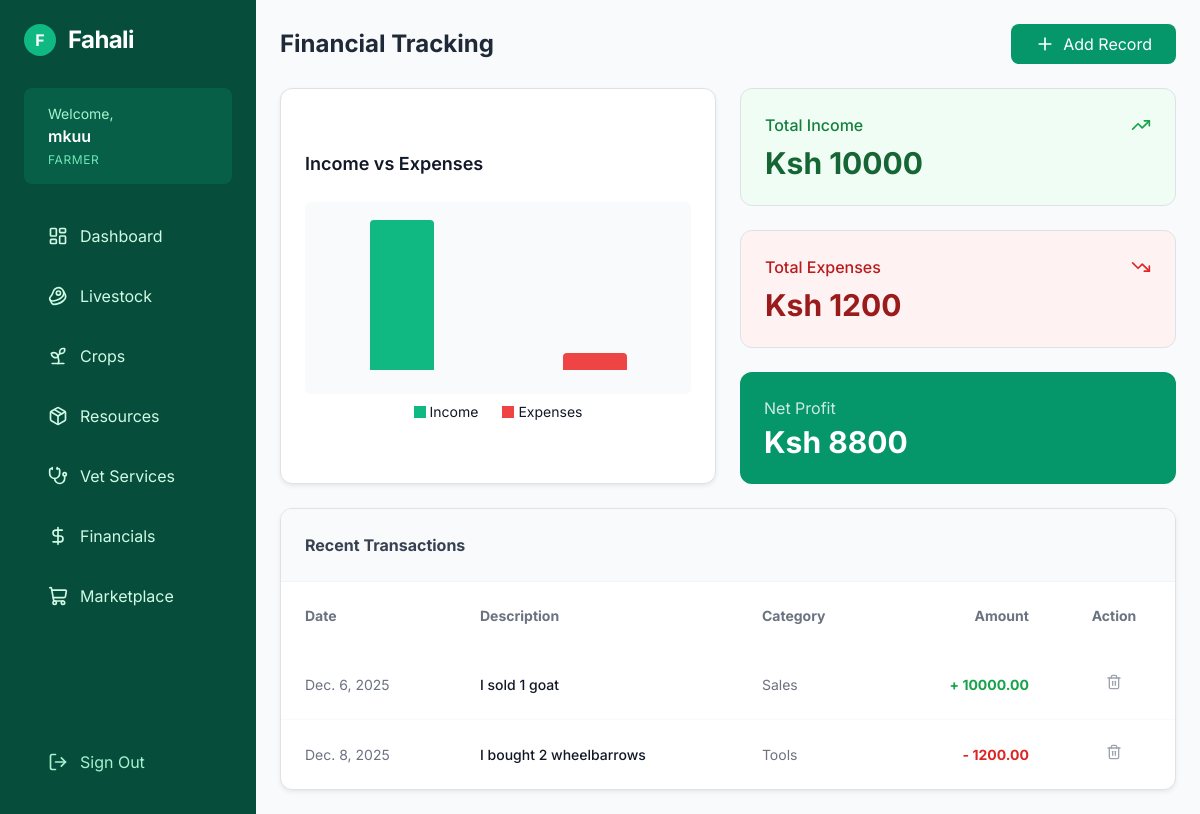
The page /financials/ (signed in) on the database its author committed.
### farm/models.py (models this page shows, shortened)
class FinancialRecord(models.Model):
    TYPE_CHOICES = (('Income', 'Income'), ('Expense', 'Expense'))
    owner = models.ForeignKey(User, on_delete=models.CASCADE, blank=True, null=True)
    type = models.CharField(max_length=10, choices=TYPE_CHOICES)
    date = models.DateField(default=timezone.now)
    amount = models.DecimalField(max_digits=12, decimal_places=2)
    category = models.CharField(max_length=150)
    description = models.TextField(blank=True)
    created_at = models.DateTimeField(auto_now_add=True)

### farm/views.py (the view)
def financials(request):
    financials_list = FinancialRecord.objects.all()
    total_income = financials_list.filter(type='Income').aggregate(total=Sum('amount'))['total'] or Decimal('0')
    total_expenses = financials_list.filter(type='Expense').aggregate(total=Sum('amount'))['total'] or Decimal('0')
    net_profit = total_income - total_expenses
    total = (total_income + total_expenses) or Decimal('1')
    income_pct = int((total_income / total) * 100)
    expense_pct = int((total_expenses / total) * 100)
    context = {
        'financials_list': financials_list,
        'total_income': total_income,
        'total_expenses': total_expenses,
        'net_profit': net_profit,
        'income_pct': income_pct,
        'expense_pct': expense_pct,
    }
    return render(request, 'financials.html', context)

### farm/templates/financials.html (shortened to what this page needs)
{% extends 'base.html' %}
{% block content %}
<div class="space-y-6">
   <div class="flex justify-between items-center">
        <h1 class="text-2xl font-bold text-gray-800">Financial Tracking</h1>
        <button onclick="document.getElementById('financeModal').classList.remove('hidden')" class="bg-emerald-600 text-white px-4 py-2 rounded-lg flex gap-2 items-center">
            <i data-lucide="plus" class="w-5 h-5"></i> Add Record
        </button>
   </div>
   <div class="grid grid-cols-1 md:grid-cols-2 gap-6">
        <div class="bg-white p-6 rounded-xl shadow-sm border border-gray-100 flex flex-col justify-center items-center">
            <h3 class="text-lg font-semibold mb-4 w-full">Income vs Expenses</h3>
            <div class="w-full h-48 bg-gray-50 rounded flex items-end justify-around pb-4">
                 <div class="w-16 bg-emerald-500 rounded-t" style="height: {{ income_pct }}%;"></div>
                 <div class="w-16 bg-red-500 rounded-t" style="height: {{ expense_pct }}%;"></div>
            </div>
            <div class="flex gap-4 mt-2 text-sm">
                <span class="flex items-center gap-1"><div class="w-3 h-3 bg-emerald-500"></div> Income</span>
                <span class="flex items-center gap-1"><div class="w-3 h-3 bg-red-500"></div> Expenses</span>
            </div>
        </div>
        <div class="grid grid-cols-1 gap-4">
            <div class="bg-green-50 p-6 rounded-xl border border-green-100">
                <div class="flex justify-between items-center mb-2">
                    <span class="text-green-700 font-medium">Total Income</span>
                    <i data-lucide="trending-up" class="text-green-600 w-5 h-5"></i>
                </div>
                <span class="text-3xl font-bold text-green-800">Ksh {{ total_income }}</span>
            </div>
            <div class="bg-red-50 p-6 rounded-xl border border-red-100">
                 <div class="flex justify-between items-center mb-2">
                    <span class="text-red-700 font-medium">Total Expenses</span>
                    <i data-lucide="trending-down" class="text-red-600 w-5 h-5"></i>
                </div>
                <span class="text-3xl font-bold text-red-800">Ksh {{ total_expenses }}</span>
            </div>
            <div class="bg-emerald-600 p-6 rounded-xl text-white">
                <span class="block opacity-80 mb-1">Net Profit</span>
                <span class="text-3xl font-bold">Ksh {{ net_profit }}</span>
            </div>
        </div>
   </div>
   <div class="bg-white rounded-xl shadow-sm border border-gray-100 overflow-hidden">
        <div class="p-4 bg-gray-50 border-b border-gray-100 font-bold text-gray-700">Recent Transactions</div>
        <table class="w-full text-sm text-left">
            <thead class="bg-white text-gray-500">
                <tr>
                    <th class="p-4">Date</th>
                    <th class="p-4">Description</th>
                    <th class="p-4">Category</th>
                    <th class="p-4 text-right">Amount</th>
                    <th class="p-4 text-center">Action</th>
                </tr>
            </thead>
            <tbody class="divide-y divide-gray-50">
                {% for f in financials_list %}
                    <tr class="hover:bg-gray-50">
                        <td class="p-4 text-gray-500">{{ f.date }}</td>
                        <td class="p-4 font-medium">{{ f.description }}</td>
                        <td class="p-4 text-gray-500">{{ f.category }}</td>
                        <td class="p-4 text-right font-bold {% if f.type == 'Income' %}text-green-600{% else %}text-red-600{% endif %}">
                            {% if f.type == 'Income' %}+{% else %}-{% endif %} {{ f.amount }}
                        </td>
                        <td class="p-4 text-center">
                            <form action="{% url 'delete_financial' f.id %}" method="POST" onsubmit="return confirm('Are you sure you want to delete this financial record?');">
                                <button class="text-gray-400 hover:text-red-500">
                                    <i data-lucide="trash-2" class="w-4 h-4"></i>
                                </button>
                            </form>
                        </td>
                    </tr>
                {% endfor %}
            </tbody>
        </table>
   </div>
</div>
{% endblock %}

### farm/templates/base.html (shortened to what this page needs)
<!DOCTYPE html>
<html lang="en">
<head>
    <link href="https://cdn.jsdelivr.net/npm/bootstrap@5.3.0/dist/css/bootstrap.min.css" rel="stylesheet">
</head>
<body class="bg-gray-50 text-gray-900 antialiased">
    <div class="flex min-h-screen flex-col md:flex-row">
        {% if user.is_authenticated %}
        <aside id="sidebar" class="fixed inset-y-0 left-0 z-10 w-64 bg-emerald-900 text-white transform -translate-x-full md:relative md:translate-x-0 transition-transform duration-200 ease-in-out flex flex-col">
            <div class="p-6 h-full flex flex-col">
                <div class="mb-8 hidden md:flex items-center space-x-3">
                     <div class="w-8 h-8 bg-emerald-500 rounded-full flex items-center justify-center">
                       <span class="font-bold text-white">F</span>
                     </div>
                     <span class="text-2xl font-bold tracking-tight">Fahali</span>
                </div>
                <div class="mb-6 px-4 py-3 bg-emerald-800 rounded-lg">
                     <p class="text-sm text-emerald-200">Welcome,</p>
                     <p class="font-semibold truncate">{{ user.username }}</p>
                     <p class="text-xs text-emerald-300 uppercase tracking-wider mt-1">Farmer</p>
                </div>
                <nav class="flex-1 space-y-1">
                        <a href="{% url 'dashboard' %}" class="flex items-center px-4 py-3 rounded-md hover:bg-emerald-800 text-emerald-100 transition-colors">
                            <i data-lucide="layout-dashboard" class="mr-3 w-5 h-5"></i> Dashboard
                        </a>
                        <a href="{% url 'livestock' %}" class="flex items-center px-4 py-3 rounded-md hover:bg-emerald-800 text-emerald-100 transition-colors">
                            <i data-lucide="beef" class="mr-3 w-5 h-5"></i> Livestock
                        </a>
                        <a href="{% url 'crops' %}" class="flex items-center px-4 py-3 rounded-md hover:bg-emerald-800 text-emerald-100 transition-colors">
                            <i data-lucide="sprout" class="mr-3 w-5 h-5"></i> Crops
                        </a>
                        <a href="{% url 'resources' %}" class="flex items-center px-4 py-3 rounded-md hover:bg-emerald-800 text-emerald-100 transition-colors">
                            <i data-lucide="package" class="mr-3 w-5 h-5"></i> Resources
                        </a>
                        <a href="{% url 'vet' %}" class="flex items-center px-4 py-3 rounded-md hover:bg-emerald-800 text-emerald-100 transition-colors">
                            <i data-lucide="stethoscope" class="mr-3 w-5 h-5"></i> Vet Services
                        </a>
                        <a href="{% url 'financials' %}" class="flex items-center px-4 py-3 rounded-md hover:bg-emerald-800 text-emerald-100 transition-colors">
                            <i data-lucide="dollar-sign" class="mr-3 w-5 h-5"></i> Financials
                        </a>
                    <a href="{% url 'marketplace' %}" class="flex items-center px-4 py-3 rounded-md hover:bg-emerald-800 text-emerald-100 transition-colors">
                        <i data-lucide="shopping-cart" class="mr-3 w-5 h-5"></i> Marketplace
                    </a>
                </nav>
                <div class="mt-auto pt-6">
                    <form action="{% url 'logout' %}" method="post">
                        <button type="submit" class="flex items-center w-full px-4 py-3 text-emerald-200 hover:text-white hover:bg-emerald-800 rounded-md transition-colors">
                            <i data-lucide="log-out" class="mr-3 w-5 h-5"></i> Sign Out
                        </button>
                    </form>
                </div>
            </div>
        </aside>
        {% endif %}
        <main class="flex-1 p-4 md:p-8 overflow-y-auto">
            <div class="max-w-7xl mx-auto">
                {% block content %}
                {% endblock %}
            </div>
        </main>
    </div>
    <script src="https://cdn.tailwindcss.com"></script>
</body>
</html>

### farm/templates/base.html (style rules this page uses)
body { font-family: 'Inter', sans-serif; }

### rows shown on the page
FinancialRecord: date "Dec. 6, 2025", description "I sold 1 goat", category "Sales", amount "10000.00"
FinancialRecord: date "Dec. 8, 2025", description "I bought 2 wheelbarrows", category "Tools", amount "1200.00"

### other values the page prints
{{ user.username }} "mkuu"
{{ total_income }} "10000"
{{ total_expenses }} "1200"
{{ net_profit }} "8800"
